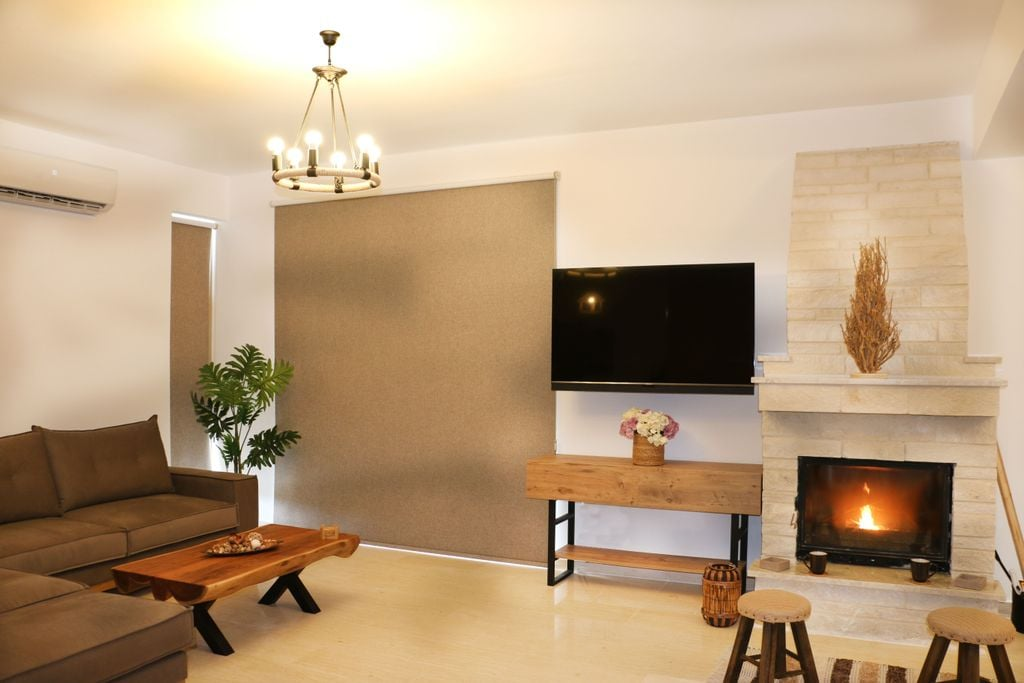
#> input picture tmp/crm_uploads/prop_cmj37tjdo0018ee74rj935la7_cmj38wlui003see74rwsiakpp.jpg, 1024 x 683 px
$ python ev1_treat.py ../../../../tmp/crm_uploads/prop_cmj37tjdo0018ee74rj935la7_cmj38wlui003see74rwsiakpp.jpg out.png
#> lines starting #> are read from the running program, lines starting #| are printed output that depends on the picture
#!/usr/bin/env python
"""ev1_treat.py — the Editor V1 image treatments. Every sourced still goes through here.

The references never show a photo as it came: 58-68% of held shots carry a treatment
(reference/look.md §1). These are those treatments, measured, as functions and a CLI.

    python ev1_treat.py <in> <out> --look teal --size 2112x1188 [--focus 0.5,0.4]
                        [--halftone 0.35] [--vignette 0.7] [--recolor 70-170:350]
                        [--glitch 4]   (writes out_0.jpg … out_3.jpg instead)
                        [--led 0.9]    (dot-matrix version)

looks:   natural · mono · teal · warm · invert · deep (crushed, for type on top)
recolor: rotate only the hues inside FROM-TO (degrees) to TARGET; keeps value and
         saturation, so a green aurora becomes a red one without touching the city
         lights or clouds. "Change the colours" in the brief means this.

Everything is seeded: the same call gives the same pixels (renders must be deterministic).
Run with the kit's Python (numpy + cv2 + PIL):  $EV1_PY  (source scripts/env.sh)
"""
import argparse, os
import numpy as np, cv2


def load(path):
    im = cv2.imread(path, cv2.IMREAD_COLOR)
#> im is the input picture: shape (683, 1024, 3); mean B, G, R 125.5, 156.2, 183
    if im is None:
        raise SystemExit(f'cannot read {path}')
    return im


def cover(im, W, H, focus=(0.5, 0.5)):
    """object-fit: cover, cropped around a focus point (fractions of the source)."""
#> called with W = 1920, H = 1080, focus = (0.5, 0.5)
    h, w = im.shape[:2]; s = max(W / w, H / h)
#> after `h, w = im.shape[:2]`: h = 683; w = 1024
#> after `s = max(W / w, H / h)`: s = 1.88
    im = cv2.resize(im, (round(w * s), round(h * s)), interpolation=cv2.INTER_AREA if s < 1 else cv2.INTER_CUBIC)
#> im: shape (1281, 1920, 3)
    h, w = im.shape[:2]
#> h = 1281; w = 1920
    x = int(np.clip(focus[0] * w - W / 2, 0, w - W)); y = int(np.clip(focus[1] * h - H / 2, 0, h - H))
#> after `x = int(np.clip(focus[0] * w - W / 2, 0, w - W))`: x = 0
#> after `y = int(np.clip(focus[1] * h - H / 2, 0, h - H))`: y = 100
    return im[y:y + H, x:x + W]
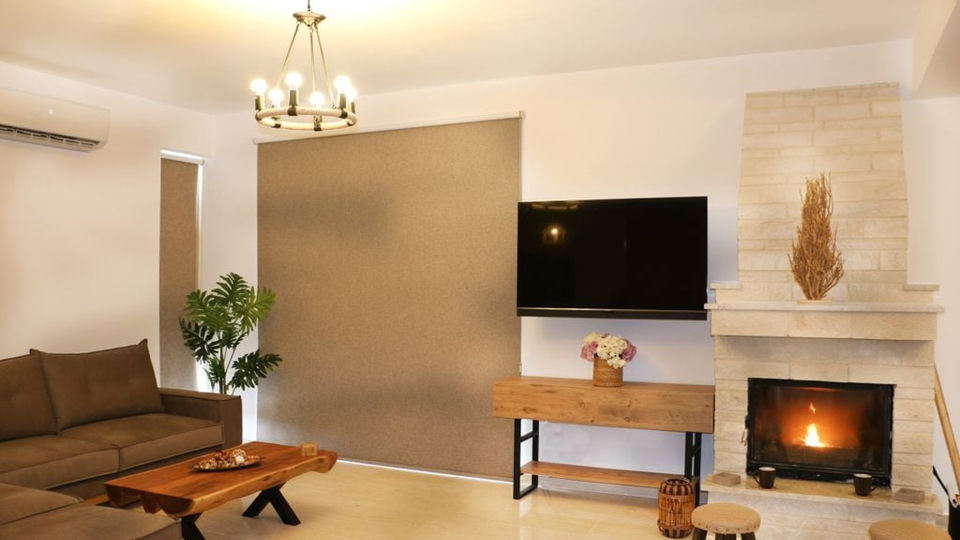
#> returned value: shape (1080, 1920, 3) (shown at 1/2 size); mean of channels 0, 1, 2 121.6, 152, 179.3; drawn as B, G, R


def _lum(im):
    return cv2.cvtColor(im, cv2.COLOR_BGR2GRAY).astype(np.float32) / 255
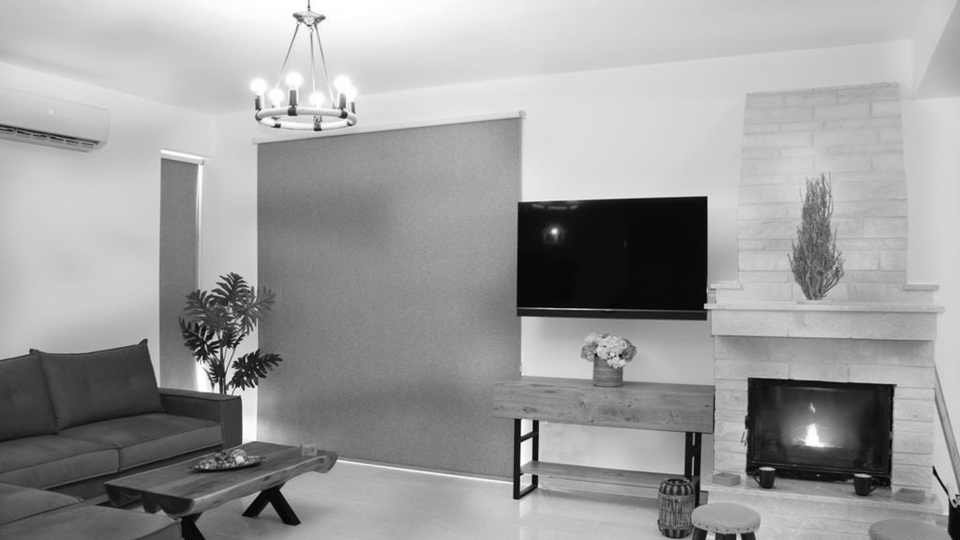
#> returned value: shape (1080, 1920) float32 (shown at 1/2 size); min 0, max 1, mean 0.614


def scurve(x, k):
    """contrast S-curve around 0.5; k=0 is identity."""
#> called with k = 0.12
    return np.clip(0.5 + (x - 0.5) * (1 + k) - k * 4 * (x - 0.5) ** 3, 0, 1)
#> returned value: shape (1080, 1920, 3) float32


def look(im, name):
    f = im.astype(np.float32) / 255
    L = _lum(im)
    if name == 'natural':
        out = scurve(f, 0.12)
    elif name == 'mono':      # T2: 18% of held runtime, neutral grey, hard contrast
        g = scurve(L, 0.45); out = np.dstack([g, g, g])
    elif name == 'teal':      # T1: 22% — hue mass piles in 180-220deg; shadows teal, highlights warm
        g = scurve(L, 0.25)[..., None]
        base = scurve(f, 0.2) * 0.6 + g * 0.4                      # 40% toward grey
        teal = np.array([0.50, 0.40, 0.08])                        # BGR, pulled into the shadows
        cream = np.array([0.84, 0.95, 1.04])                       # BGR multiplier on the highlights
        ws = (1 - g) ** 1.4 * 0.55
        out = base * (1 - ws) + teal * ws * (0.4 + g)
        out = out * (1 + (cream - 1) * g ** 1.5)
    elif name == 'warm':      # T1/T2: amber/sepia drones, burning ships
        g = scurve(L, 0.3)
        lo = np.array([0.05, 0.08, 0.14]); mid = np.array([0.18, 0.45, 0.78]); hi = np.array([0.80, 0.93, 1.0])   # BGR
        t = g[..., None]
        out = np.where(t < 0.5, lo + (mid - lo) * (t / 0.5), mid + (hi - mid) * ((t - 0.5) / 0.5))
    elif name == 'invert':    # the 1-2 frame negative flash; inverted warm reads cyan
        out = 1 - scurve(f, 0.1)
    elif name == 'deep':      # crushed plate for big type: blacks down, mids pulled
        out = scurve(f, 0.3) * 0.72
    else:
        raise SystemExit(f'unknown look {name}')
    return (np.clip(out, 0, 1) * 255).astype(np.uint8)


# [75 lines left out: functions recolor, halftone, vignette, glitch_frames, led, not called in this run]


def treat(src, out, lk='natural', size=(1920, 1080), focus=(0.5, 0.5), crop=None, ht=0.0, vig=None, rec=None, quality=92):
    im = load(src) if isinstance(src, str) else src
    if crop: x0, y0, x1, y1 = crop; im = im[y0:y1, x0:x1]
    if size: im = cover(im, size[0], size[1], focus)
    if rec: im = recolor(im, *rec)
    im = look(im, lk)
    if ht: im = halftone(im, ht)
    if vig: im = vignette(im, vig)
    if out:
        os.makedirs(os.path.dirname(os.path.abspath(out)), exist_ok=True)
        cv2.imwrite(out, im, [cv2.IMWRITE_JPEG_QUALITY, quality] if out.endswith('.jpg') else [])
    return im


if __name__ == '__main__':
    ap = argparse.ArgumentParser(); ap.add_argument('src'); ap.add_argument('out')
    ap.add_argument('--look', default='natural'); ap.add_argument('--size', default='1920x1080')
    ap.add_argument('--focus', default='0.5,0.5'); ap.add_argument('--crop', default=None, help='x0,y0,x1,y1 in source px')
    ap.add_argument('--halftone', type=float, default=0); ap.add_argument('--vignette', type=float, default=None)
    ap.add_argument('--recolor', default=None, help='FROM-TO:TARGET degrees, e.g. 70-170:355')
    ap.add_argument('--glitch', type=int, default=0); ap.add_argument('--led', type=float, default=0)
    a = ap.parse_args()
    W, H = map(int, a.size.split('x')); fx, fy = map(float, a.focus.split(','))
    rec = None
    if a.recolor:
        rng_, t = a.recolor.split(':'); lo, hi = map(float, rng_.split('-')); rec = (lo, hi, float(t))
    crop = tuple(map(int, a.crop.split(','))) if a.crop else None
    im = treat(a.src, None if (a.glitch or a.led) else a.out, a.look, (W, H), (fx, fy), crop, a.halftone, a.vignette, rec)
    if a.glitch:
        base, ext = os.path.splitext(a.out)
        for k, g in enumerate(glitch_frames(im, a.glitch)): cv2.imwrite(f'{base}_{k}{ext}', g)
    if a.led:
        cv2.imwrite(a.out, led(im, a.led))
    print('wrote', a.out)

$ run again, on tmp/crm_uploads/prop_cmj37tjdo0018ee74rj935la7_cmj38wluj003uee74yiwezfsa.jpg
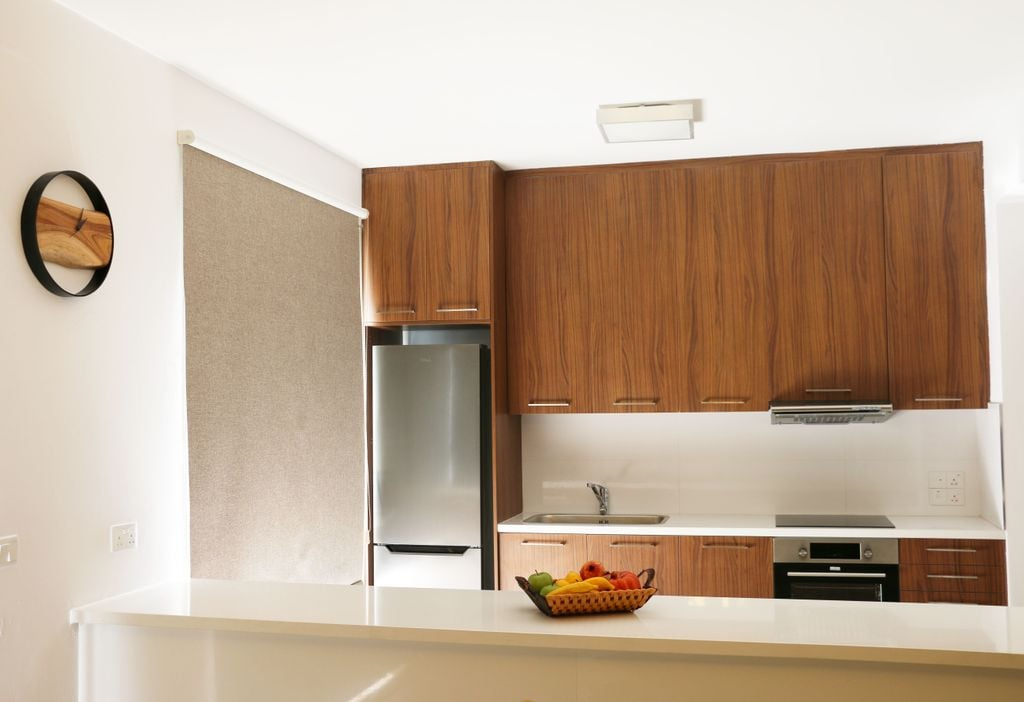
#> input picture tmp/crm_uploads/prop_cmj37tjdo0018ee74rj935la7_cmj38wluj003uee74yiwezfsa.jpg, 1024 x 702 px
#> in load, im is the input picture: shape (702, 1024, 3); mean B, G, R 151.3, 171.2, 191.9
#> im: shape (1316, 1920, 3)
#> in cover, `return im[y:y + H, x:x + W]`:
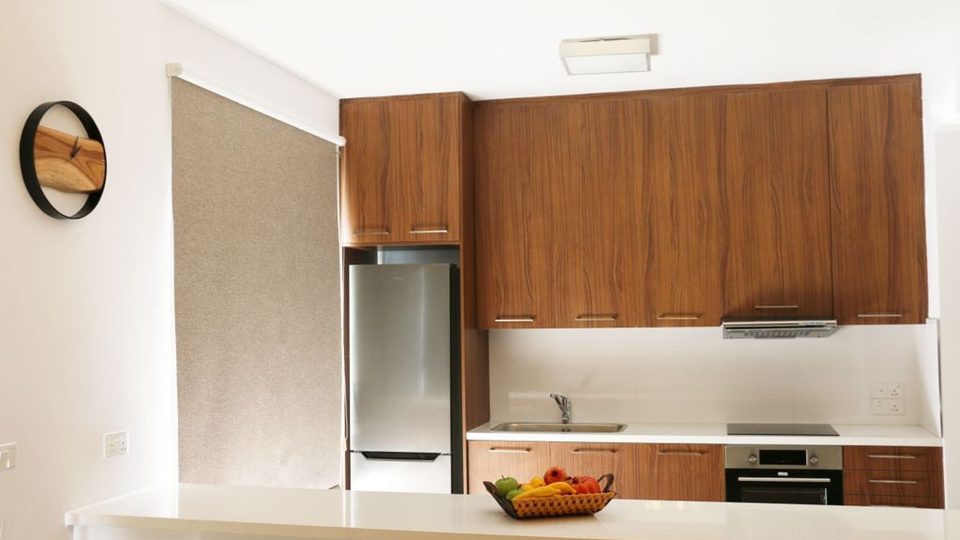
#> returned value: shape (1080, 1920, 3) (shown at 1/2 size); mean of channels 0, 1, 2 145.1, 165, 187.2; drawn as B, G, R
#> in _lum, `return cv2.cvtColor(im, cv2.COLOR_BGR2GRAY).astype(np.float32) / 255`:
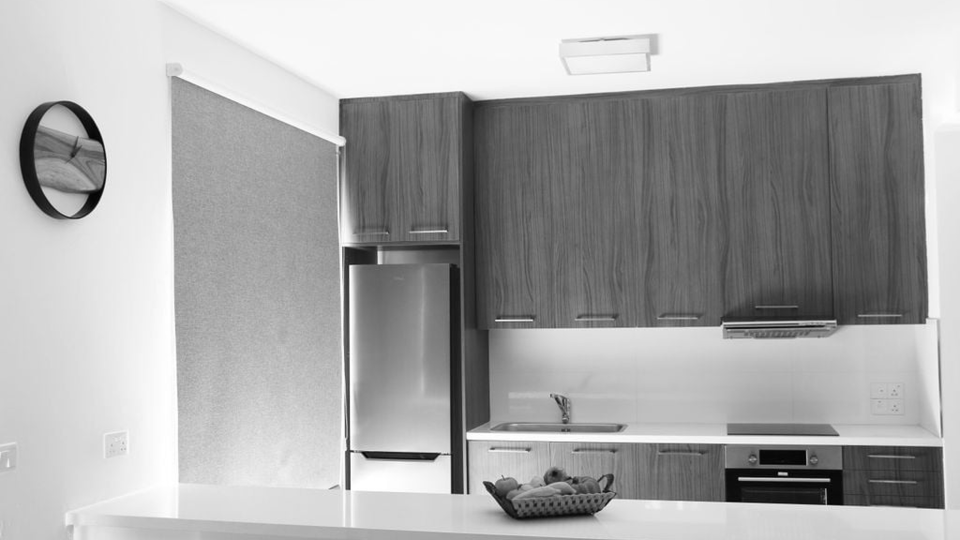
#> returned value: shape (1080, 1920) float32 (shown at 1/2 size); min 0, max 1, mean 0.664

$ run again, on tmp/crm_uploads/prop_cmj37tjdo0018ee74rj935la7_cmj38wluj003vee74cnqhq2wi.jpg
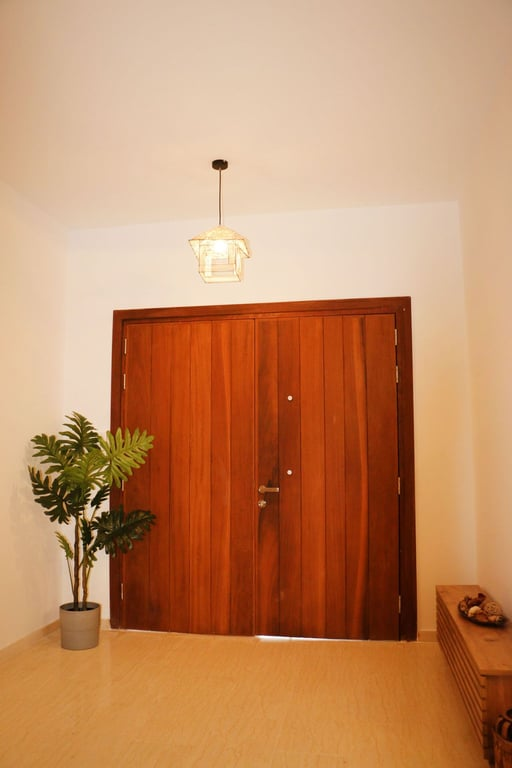
#> input picture tmp/crm_uploads/prop_cmj37tjdo0018ee74rj935la7_cmj38wluj003vee74cnqhq2wi.jpg, 512 x 768 px
#> in load, im is the input picture: shape (768, 512, 3); mean B, G, R 98.9, 139, 194
#> im: shape (2880, 1920, 3)
#> in cover, `return im[y:y + H, x:x + W]`:
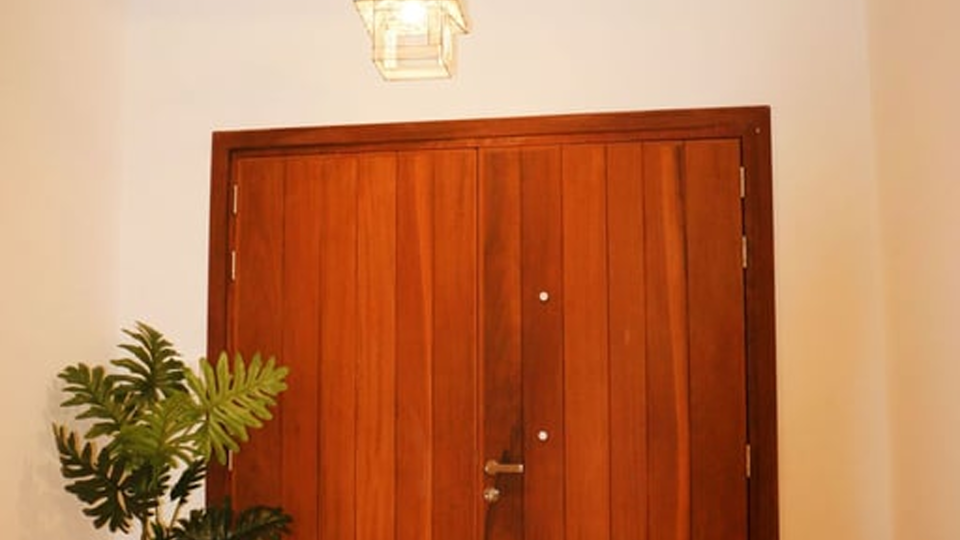
#> returned value: shape (1080, 1920, 3) (shown at 1/2 size); mean of channels 0, 1, 2 86.4, 126.1, 189.3; drawn as B, G, R
#> in _lum, `return cv2.cvtColor(im, cv2.COLOR_BGR2GRAY).astype(np.float32) / 255`:
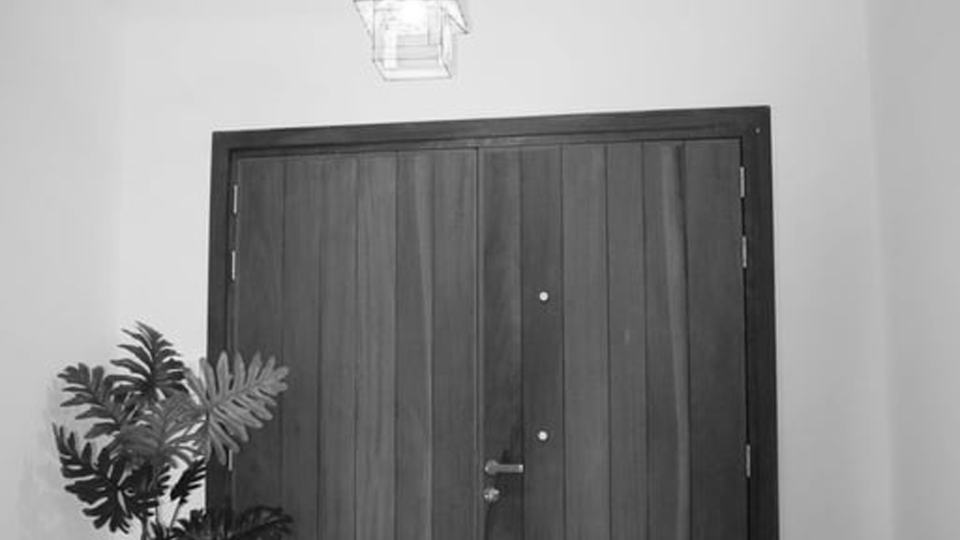
#> returned value: shape (1080, 1920) float32 (shown at 1/2 size); min 0.0118, max 1, mean 0.551

$ run again, on tmp/crm_uploads/prop_cmj37tjdo0018ee74rj935la7_cmj38wluj003wee749nhbjiz8.jpg
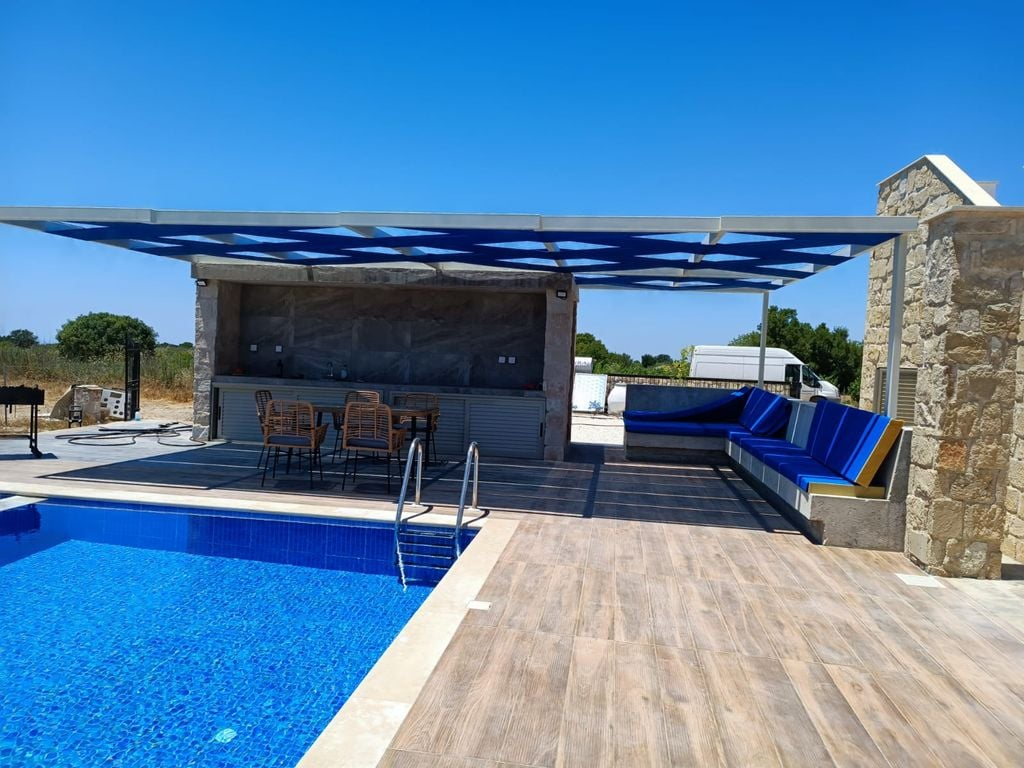
#> input picture tmp/crm_uploads/prop_cmj37tjdo0018ee74rj935la7_cmj38wluj003wee749nhbjiz8.jpg, 1024 x 768 px
#> in load, im is the input picture: shape (768, 1024, 3); mean B, G, R 168.9, 130.8, 88.8
#> im: shape (1440, 1920, 3)
#> in cover, `return im[y:y + H, x:x + W]`:
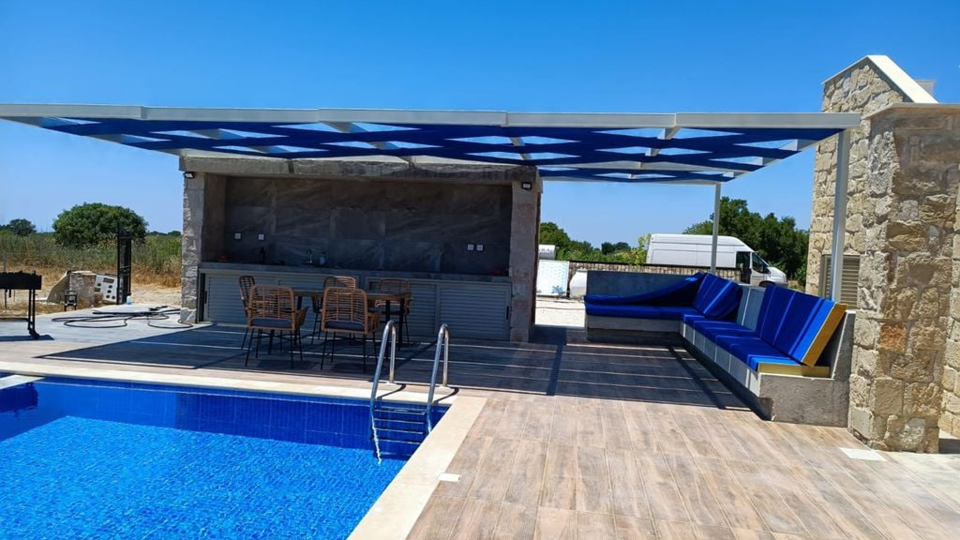
#> returned value: shape (1080, 1920, 3) (shown at 1/2 size); mean of channels 0, 1, 2 156.9, 124.2, 90.6; drawn as B, G, R
#> in _lum, `return cv2.cvtColor(im, cv2.COLOR_BGR2GRAY).astype(np.float32) / 255`:
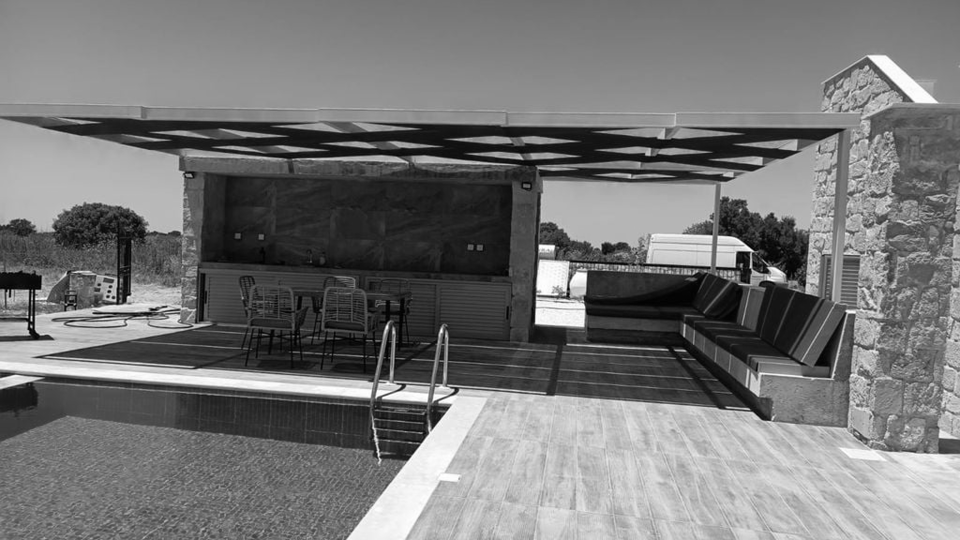
#> returned value: shape (1080, 1920) float32 (shown at 1/2 size); min 0, max 1, mean 0.462
